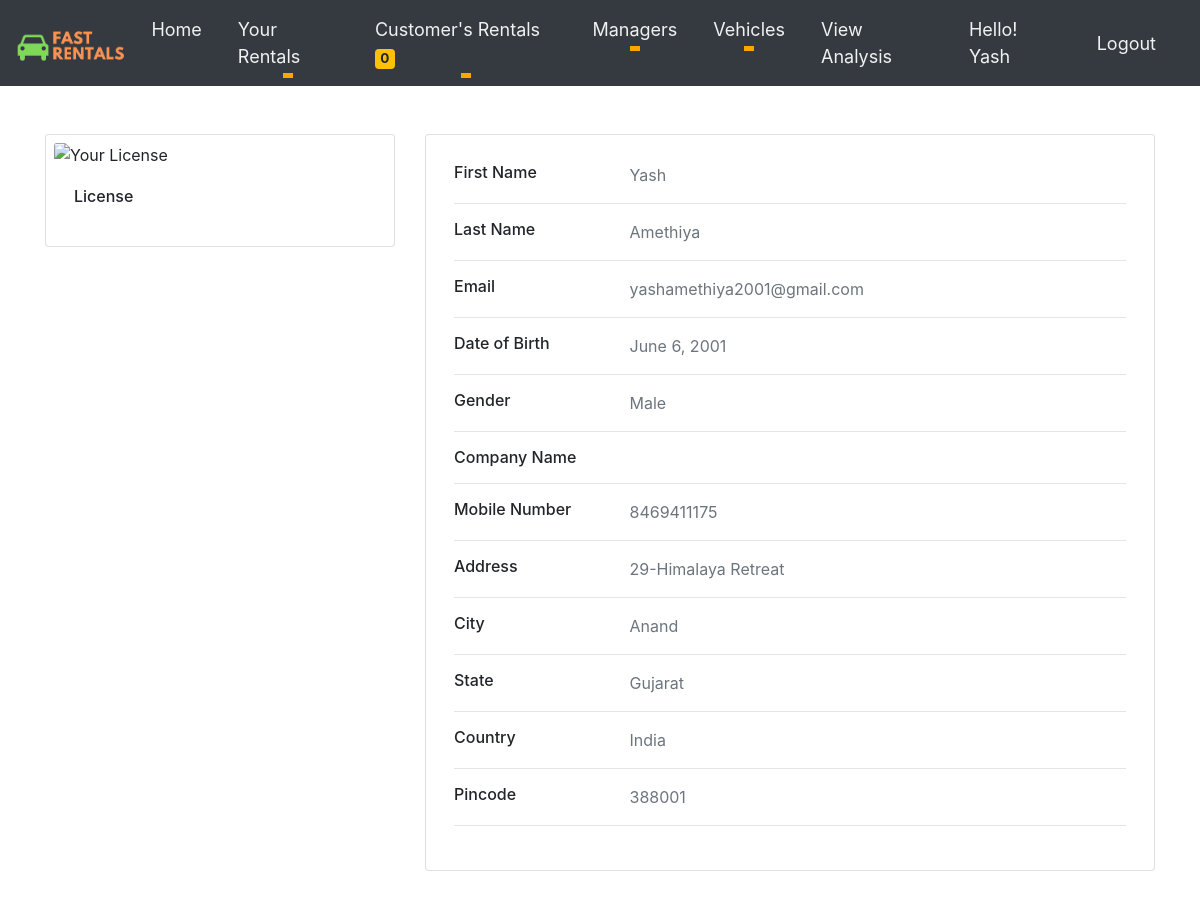
Screenshot of /Owner/Profile/ (signed in) with the database file from the repository.
### Owner/models.py (models this page shows)
class Owner(models.Model):
    Owner_id = models.AutoField
    Owner_firstname = models.CharField(max_length=60)
    Owner_lastname = models.CharField(max_length=60)
    Owner_address = models.CharField(max_length=600)
    Owner_email = models.CharField(max_length=100)
    Owner_password = models.CharField(max_length=32)
    Owner_dob = models.DateField()
    Owner_mobileno = models.CharField(max_length=10)
    Owner_gender = models.CharField(max_length=15)
    Owner_city = models.CharField(max_length=30)
    Owner_state = models.CharField(max_length=30)
    Owner_country = models.CharField(max_length=30)
    Owner_pincode = models.IntegerField()
    isOwner = models.BooleanField(default=True)

### Owner/views.py (the view)
# urls.py: path('Profile/',views.Profile,name="Profile"),
def Profile(request):
    if('user_email' not in request.session):
        return redirect('/signin/')
    owner_email = request.session.get('user_email')
    owner = Owner.objects.get(Owner_email=owner_email)
    no_of_pending_request=count_pending_rent_request()
    return render(request,'Owner_Profile.html',{'owner':owner,'no_of_pending_request':no_of_pending_request})

### Owner/views.py (called while the page is built)
def count_pending_rent_request():
    no_of_pending_request=0
    rentClothes = RentClothes.objects.all()
    for rv in rentClothes:
        if rv.request_status == "Pending":
            no_of_pending_request+=1
    return no_of_pending_request

### Owner/templates/Owner_Profile.html (shortened to what this page needs)
{%extends 'Only_owner_navbar.html'%} {% load static %}
    {% block name %}{{owner.Owner_firstname}}{%endblock%} {% block pagecontent %}
    <div class="container my-5">
        <div class="row">
            <div class="col-sm-4">
                <div class="card p-2" style="width: auto;">
                    <img class="card-img-top" src="{{owner.Owner_license.url}}" alt="Your License">
                    <div class="card-body">
                        <h6 class="card-title">License</h6>
                    </div>
                </div>
            </div>
            <div class="col-sm-8">
                <div class="card p-2" style="width: auto;">
                    <div class="card-body">
                        <div class="row">
                            <div class="col-sm-3">
                                <h6 class="mb-0">First Name</h6>
                            </div>
                            <div class="col-sm-9 text-secondary">
                                {{owner.Owner_firstname}}
                            </div>
                        </div>
                        <hr>
                        <div class="row">
                            <div class="col-sm-3">
                                <h6 class="mb-0">Last Name</h6>
                            </div>
                            <div class="col-sm-9 text-secondary">
                                {{owner.Owner_lastname}}
                            </div>
                        </div>
                        <hr>
                        <div class="row">
                            <div class="col-sm-3">
                                <h6 class="mb-0">Email</h6>
                            </div>
                            <div class="col-sm-9 text-secondary">
                                {{owner.Owner_email}}
                            </div>
                        </div>
                        <hr>
                        <div class="row">
                            <div class="col-sm-3">
                                <h6 class="mb-0">Date of Birth</h6>
                            </div>
                            <div class="col-sm-9 text-secondary">
                                {{owner.Owner_dob}}
                            </div>
                        </div>
                        <hr>
                        <div class="row">
                            <div class="col-sm-3">
                                <h6 class="mb-0">Gender</h6>
                            </div>
                            <div class="col-sm-9 text-secondary">
                                {{owner.Owner_gender}}
                            </div>
                        </div>
                        <hr>
                        <div class="row">
                            <div class="col-sm-3">
                                <h6 class="mb-0">Company Name</h6>
                            </div>
                            <div class="col-sm-9 text-secondary">
                            </div>
                        </div>
                        <hr>
                        <div class="row">
                            <div class="col-sm-3">
                                <h6 class="mb-0">Mobile Number</h6>
                            </div>
                            <div class="col-sm-9 text-secondary">
                                {{owner.Owner_mobileno}}
                            </div>
                        </div>
                        <hr>
                        <div class="row">
                            <div class="col-sm-3">
                                <h6 class="mb-0">Address</h6>
                            </div>
                            <div class="col-sm-9 text-secondary">
                                {{owner.Owner_address}}
                            </div>
                        </div>
                        <hr>
                        <div class="row">
                            <div class="col-sm-3">
                                <h6 class="mb-0">City</h6>
                            </div>
                            <div class="col-sm-9 text-secondary">
                                {{owner.Owner_city}}
                            </div>
                        </div>
                        <hr>
                        <div class="row">
                            <div class="col-sm-3">
                                <h6 class="mb-0">State</h6>
                            </div>
                            <div class="col-sm-9 text-secondary">
                                {{owner.Owner_state}}
                            </div>
                        </div>
                        <hr>
                        <div class="row">
                            <div class="col-sm-3">
                                <h6 class="mb-0">Country</h6>
                            </div>
                            <div class="col-sm-9 text-secondary">
                                {{owner.Owner_country}}
                            </div>
                        </div>
                        <hr>
                        <div class="row">
                            <div class="col-sm-3">
                                <h6 class="mb-0">Pincode</h6>
                            </div>
                            <div class="col-sm-9 text-secondary">
                                {{owner.Owner_pincode}}
                            </div>
                        </div>
                        <hr>
                    </div>
                </div>
            </div>
        </div>
    </div>
    {% endblock pagecontent %}

### rows the page displays
Owner: Owner_firstname "Yash", Owner_lastname "Amethiya", Owner_email "yashamethiya2001@gmail.com", Owner_dob "June 6, 2001", Owner_gender "Male", Owner_mobileno "8469411175", Owner_address "29-Himalaya Retreat", Owner_city "Anand", Owner_state "Gujarat", Owner_country "India", Owner_pincode "388001"

### other values shown
{{ no_of_pending_request }} "0"
